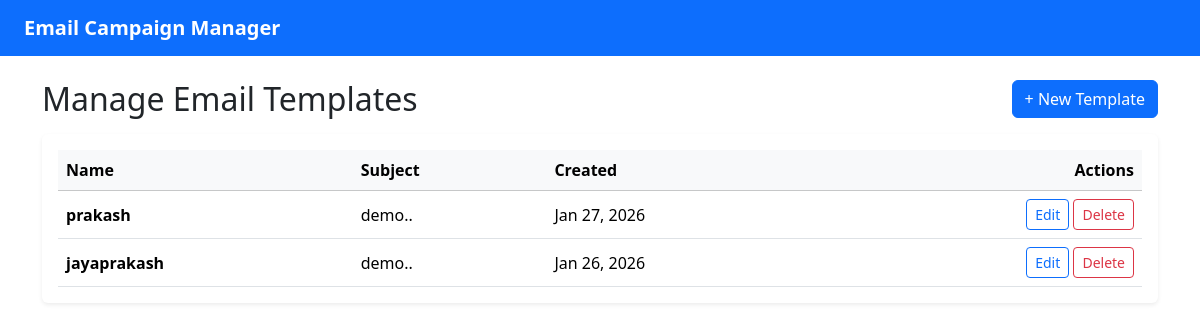
/templates/, run on the app's committed database.
### myapp/models.py (models this page shows, shortened)
class EmailTemplate(models.Model):
    name = models.CharField(max_length=100)
    subject = models.CharField(max_length=200)
    body_html = models.TextField()
    created_at = models.DateTimeField(auto_now_add=True)

### myapp/views.py (the view)
# urls.py: path("templates/", views.template_list, name="template_list"),
def template_list(request):
    templates = EmailTemplate.objects.order_by("-created_at")
    return render(request, "myapp/template_list.html", {"templates": templates})

### myapp/templates/myapp/template_list.html
{% extends "myapp/base.html" %}
{% block content %}
<div class="d-flex align-items-center justify-content-between mb-3">
  <h2 class="mb-0">Manage Email Templates</h2>
  <a class="btn btn-primary" href="{% url 'template_create' %}">+ New Template</a>
</div>
<div class="card shadow-sm border-0">
  <div class="card-body">
    <div class="table-responsive">
      <table class="table align-middle mb-0">
        <thead class="table-light">
          <tr>
            <th>Name</th>
            <th>Subject</th>
            <th>Created</th>
            <th class="text-end">Actions</th>
          </tr>
        </thead>
        <tbody>
          {% for t in templates %}
          <tr>
            <td class="fw-semibold">{{ t.name }}</td>
            <td>{{ t.subject }}</td>
            <td>{{ t.created_at|date:"M d, Y" }}</td>
            <td class="text-end">
              <a class="btn btn-sm btn-outline-primary" href="{% url 'template_edit' t.pk %}">Edit</a>
              <a class="btn btn-sm btn-outline-danger" href="{% url 'template_delete' t.pk %}">Delete</a>
            </td>
          </tr>
          {% empty %}
          <tr><td colspan="4" class="text-muted">No templates yet</td></tr>
          {% endfor %}
        </tbody>
      </table>
    </div>
  </div>
</div>
{% endblock %}

### data on the page
EmailTemplate: name "prakash", subject "demo..", created_at "Jan 27, 2026"
EmailTemplate: name "jayaprakash", subject "demo..", created_at "Jan 26, 2026"
